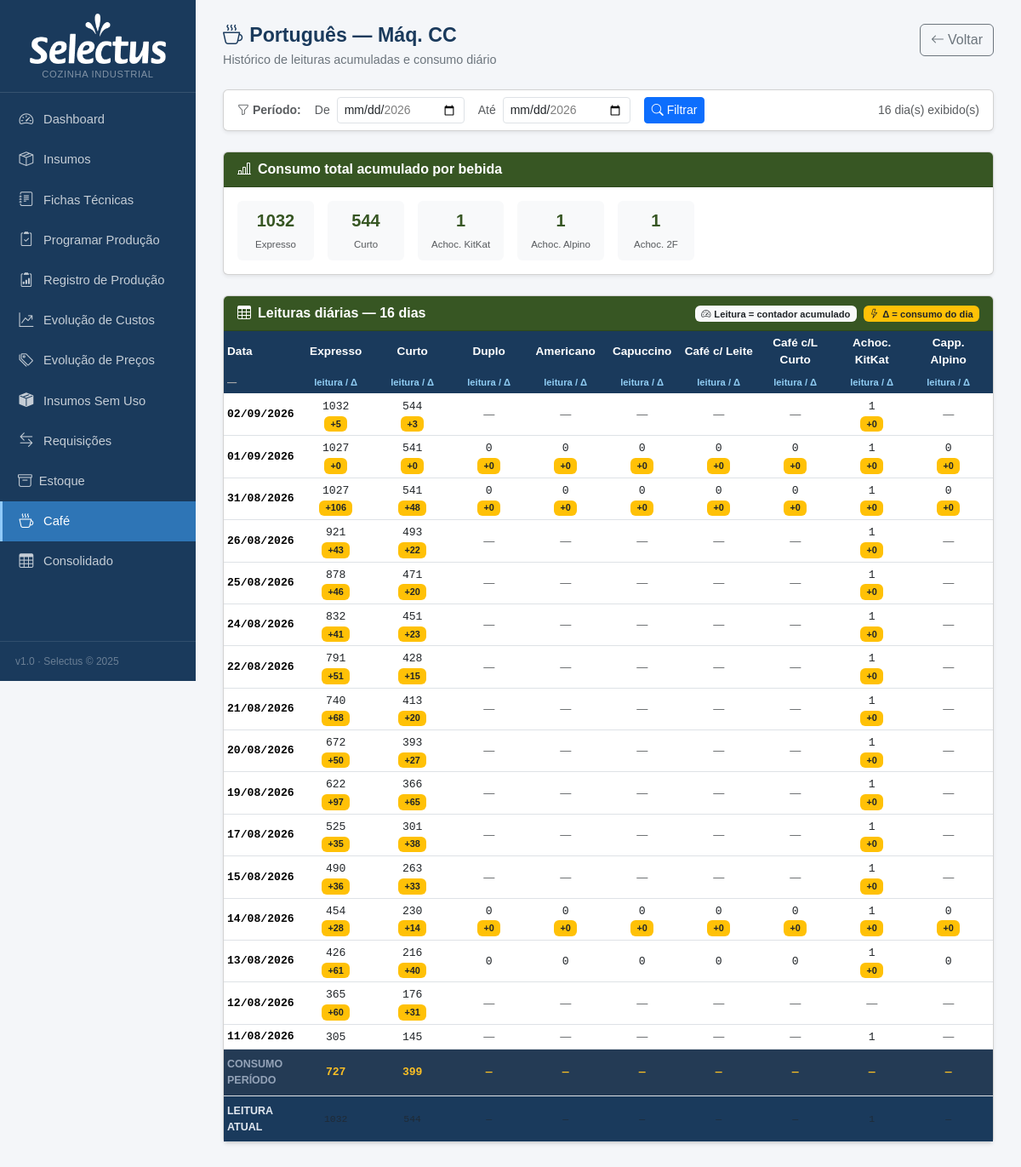
The page /cafe/maquina/3 on the database as committed earlier.
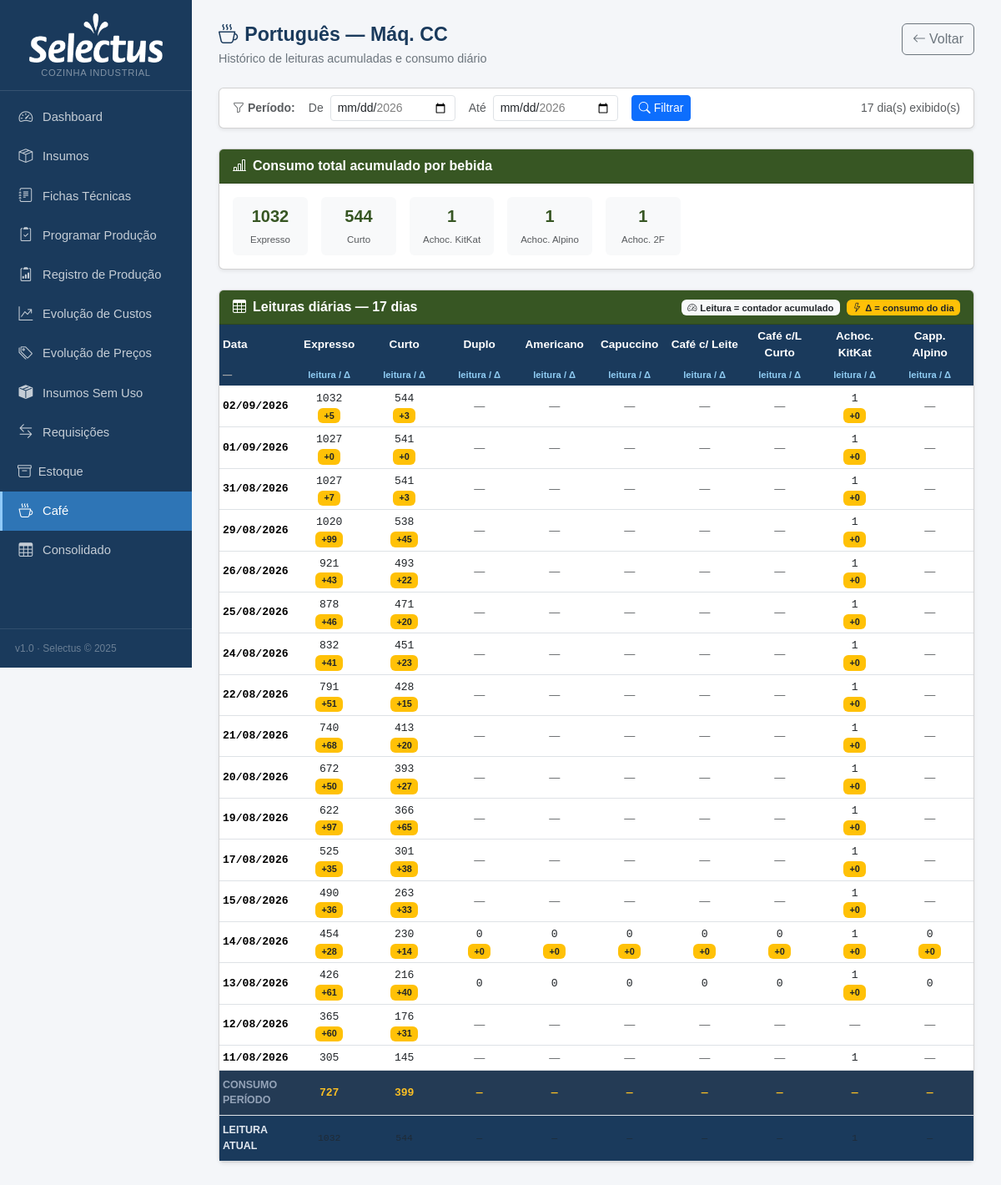
The same page on the database as committed later.
### tables this page shows
CREATE TABLE cafe_maquinas (
    id INTEGER PRIMARY KEY,
    pdv TEXT NOT NULL,
    maquina TEXT NOT NULL,
    nome TEXT NOT NULL,
    tipo TEXT NOT NULL DEFAULT 'nestle'
);

CREATE TABLE cafe_leituras (
    id INTEGER PRIMARY KEY AUTOINCREMENT,
    maquina_id INTEGER NOT NULL REFERENCES cafe_maquinas(id),
    data TEXT NOT NULL,
    expresso INTEGER, curto INTEGER, duplo INTEGER, americano INTEGER,
    capuccino INTEGER, cafe_leite INTEGER, cafe_leite_curto INTEGER,
    achoc_kitkat INTEGER, capp_alpino INTEGER, achoc_alpino INTEGER,
    mocaccino_2f INTEGER, achoc_2f INTEGER,
    bbc_cafe_longo INTEGER, bbc_cafe_curto INTEGER, bbc_cafe_pingado INTEGER,
    bbc_capuccino INTEGER, bbc_mocaccino INTEGER, bbc_chocolate INTEGER,
    bbc_choc_leite INTEGER, bbc_leite INTEGER, bbc_chap_canela INTEGER,
    total_dia INTEGER,
    UNIQUE(maquina_id, data)
);

### app.py (the view)
@app.route('/cafe/maquina/<int:mid>')
def cafe_maquina(mid):
    db = get_db()
    maquina = db.execute('SELECT * FROM cafe_maquinas WHERE id=?', (mid,)).fetchone()
    if not maquina:
        db.close(); return redirect(url_for('cafe_lista'))
    filtro_de  = request.args.get('de', '')
    filtro_ate = request.args.get('ate', '')
    all_rows = db.execute(
        'SELECT * FROM cafe_leituras WHERE maquina_id=? ORDER BY data ASC', (mid,)
    ).fetchall()
    bebidas = BBC_BEBIDAS if maquina['tipo'] == 'bbc' else NESTLE_BEBIDAS
    dias_todos = []
    prev = {col: None for col, _ in bebidas}
    for r in all_rows:
        deltas = {}
        for col, label in bebidas:
            v = r[col]
            p = prev[col]
            if v is not None and p is not None:
                d = v - p
                deltas[col] = d if d >= 0 else None
            else:
                deltas[col] = None
            if v is not None:
                prev[col] = v
        dias_todos.append({'row': r, 'deltas': deltas})
    dias = [d for d in dias_todos
            if (not filtro_de  or d['row']['data'] >= filtro_de)
            and (not filtro_ate or d['row']['data'] <= filtro_ate)]
    data_min = all_rows[0]['data'] if all_rows else ''
    data_max = all_rows[-1]['data'] if all_rows else ''
    db.close()
    return render_template('cafe_maquina.html', maquina=maquina, dias=dias,
                           bebidas=bebidas,
                           filtro_de=filtro_de, filtro_ate=filtro_ate,
                           data_min=data_min, data_max=data_max)

### app.py (called while the page is built)
def get_db():
    c = sqlite3.connect(DB)
    c.row_factory = sqlite3.Row
    c.execute("PRAGMA foreign_keys = ON")
    return c

def count_alertas():
    try:
        db = get_db()
        n = db.execute('''SELECT COUNT(*) FROM insumos
                          WHERE estoque_minimo > 0 AND COALESCE(estoque_atual,0) < estoque_minimo''').fetchone()[0]
        db.close()
        return n
    except:
        return 0

@app.context_processor
def inject_alertas():
    return dict(n_alertas=count_alertas())

### templates/cafe_maquina.html (shortened to what this page needs)
{% extends "base.html" %}
{% block content %}
<div class="page-header d-flex justify-content-between align-items-start flex-wrap gap-2">
  <div>
    <h1><i class="bi bi-cup-hot me-2"></i>{{ maquina.nome }}</h1>
    <p class="mb-0">Histórico de leituras acumuladas e consumo diário</p>
  </div>
  <a href="{{ url_for('cafe_lista') }}" class="btn btn-outline-secondary">
    <i class="bi bi-arrow-left me-1"></i>Voltar
  </a>
</div>
<form method="get" class="card shadow-sm mb-4 mt-3">
  <div class="card-body py-2 d-flex align-items-center gap-3 flex-wrap">
    <span class="fw-semibold text-muted small"><i class="bi bi-funnel me-1"></i>Período:</span>
    <div class="d-flex align-items-center gap-2">
      <label class="small text-muted mb-0">De</label>
      <input type="date" name="de" class="form-control form-control-sm" style="width:150px"
             value="{{ filtro_de }}" min="{{ data_min }}" max="{{ data_max }}">
    </div>
    <div class="d-flex align-items-center gap-2">
      <label class="small text-muted mb-0">Até</label>
      <input type="date" name="ate" class="form-control form-control-sm" style="width:150px"
             value="{{ filtro_ate }}" min="{{ data_min }}" max="{{ data_max }}">
    </div>
    <button type="submit" class="btn btn-sm btn-primary">
      <i class="bi bi-search me-1"></i>Filtrar
    </button>
    {% if dias %}
    <span class="ms-auto text-muted small">{{ dias|length }} dia(s) exibido(s)</span>
    {% endif %}
  </div>
</form>
{% if not dias %}
<div class="alert alert-info">Nenhuma leitura no período selecionado.</div>
{% else %}
{% set pdv_colors = {'Amaro': '#1a3a5c', 'Portugues': '#375623', 'Izabel': '#5a1a3a'} %}
{% set cor = pdv_colors.get(maquina.pdv, '#333') %}
<div class="card shadow-sm mb-4">
  <div class="card-header py-2" style="background:{{ cor }}">
    <span class="text-white fw-semibold"><i class="bi bi-bar-chart-line me-2"></i>Consumo total acumulado por bebida</span>
  </div>
  <div class="card-body p-0">
    <div class="d-flex flex-wrap gap-3 p-3">
      {% set ultima = dias[-1].row %}
      {% for col, label in bebidas %}
        {% set v = ultima[col] %}
        {% if v %}
        <div class="text-center px-3 py-2 rounded" style="background:#f8f9fa;min-width:90px">
          <div class="fw-bold fs-5" style="color:{{ cor }}">{{ v|int }}</div>
          <small class="text-muted" style="font-size:.72rem">{{ label }}</small>
        </div>
        {% endif %}
      {% endfor %}
    </div>
  </div>
</div>
<div class="card shadow-sm">
  <div class="card-header py-2 d-flex justify-content-between align-items-center" style="background:{{ cor }}">
    <span class="text-white fw-semibold"><i class="bi bi-table me-2"></i>Leituras diárias — {{ dias|length }} dias</span>
    <div class="d-flex gap-2">
      <span class="badge bg-light text-dark" style="font-size:.7rem"><i class="bi bi-speedometer2 me-1"></i>Leitura = contador acumulado</span>
      <span class="badge bg-warning text-dark" style="font-size:.7rem"><i class="bi bi-lightning me-1"></i>Δ = consumo do dia</span>
    </div>
  </div>
  <div class="card-body p-0" style="overflow-x:auto">
    <table class="table table-sm table-hover mb-0 align-middle" style="font-size:.82rem;min-width:900px">
      <thead style="background:{{ cor }};position:sticky;top:0">
        <tr>
          <th style="color:#fff;min-width:80px">Data</th>
          {% for col, label in bebidas %}
          <th class="text-center" style="color:#fff;min-width:90px">{{ label }}</th>
          {% endfor %}
        </tr>
        <tr style="background:rgba(0,0,0,.25)">
          <th style="color:#aaa;font-size:.7rem">—</th>
          {% for col, label in bebidas %}
          <th class="text-center" style="color:#90cdf4;font-size:.7rem">leitura / Δ</th>
          {% endfor %}
        </tr>
      </thead>
      <tbody>
        {% for d in dias|reverse %}
        {% set r = d.row %}
        {% set dt = r.data %}
        <tr>
          <td class="fw-semibold font-monospace" style="white-space:nowrap">
            {{ dt[8:10] }}/{{ dt[5:7] }}/{{ dt[0:4] }}
          </td>
          {% for col, label in bebidas %}
          {% set leitura = r[col] %}
          {% set delta = d.deltas[col] %}
          <td class="text-center">
            {% if leitura is not none %}
              <span class="font-monospace text-dark">{{ leitura|int }}</span>
              {% if delta is not none %}
                <br><span class="badge bg-warning text-dark" style="font-size:.68rem">+{{ delta|int }}</span>
              {% endif %}
            {% else %}
              <span class="text-muted">—</span>
            {% endif %}
          </td>
          {% endfor %}
          {% set ns = namespace(total=0) %}
          {% for col, label in bebidas %}
            {% if d.deltas[col] %}{% set ns.total = ns.total + d.deltas[col] %}{% endif %}
          {% endfor %}
        </tr>
        {% endfor %}
      </tbody>
      <tfoot>
        <tr>
          <td class="fw-bold py-2 pe-2" style="background:#243b55;color:#94a3b8;font-size:.78rem">CONSUMO PERÍODO</td>
          {% for col, label in bebidas %}
          {% set soma = namespace(v=0) %}
          {% for d in dias %}{% if d.deltas[col] %}{% set soma.v = soma.v + d.deltas[col] %}{% endif %}{% endfor %}
          <td class="text-center fw-bold font-monospace py-2" style="background:#243b55;color:#fbbf24">
            {{ soma.v if soma.v > 0 else '—' }}
          </td>
          {% endfor %}
          {% set soma_total = namespace(v=0) %}
          {% for d in dias %}
            {% set ns2 = namespace(t=0) %}
            {% for col, label in bebidas %}{% if d.deltas[col] %}{% set ns2.t = ns2.t + d.deltas[col] %}{% endif %}{% endfor %}
            {% set soma_total.v = soma_total.v + ns2.t %}
          {% endfor %}
        </tr>
        <tr>
          <td class="fw-bold py-2 pe-2" style="background:#1a3a5c;color:#e2e8f0;font-size:.78rem">LEITURA ATUAL</td>
          {% set ultima = dias[-1].row %}
          {% for col, label in bebidas %}
          <td class="text-center font-monospace py-2 text-muted small" style="background:#1a3a5c">
          </td>
          {% endfor %}
        </tr>
      </tfoot>
    </table>
  </div>
</div>
{% endif %}
{% endblock %}

### templates/base.html (shortened to what this page needs)
<!DOCTYPE html>
<html lang="pt-BR">
<head>
  <link href="https://cdn.jsdelivr.net/npm/bootstrap@5.3.3/dist/css/bootstrap.min.css" rel="stylesheet">
  <link href="https://cdn.jsdelivr.net/npm/bootstrap-icons@1.11.3/font/bootstrap-icons.min.css" rel="stylesheet">
</head>
<body>
<div id="sidebar">
  <div class="brand text-center" style="padding:16px 12px 12px">
    <img src="{{ url_for('static', filename='logo.png') }}" alt="Mercado Selectus"
         style="max-width:160px;width:100%;filter:brightness(0) invert(1)">
    <span style="font-size:.7rem;color:rgba(255,255,255,.45);display:block;margin-top:4px;letter-spacing:.06em;text-transform:uppercase">Cozinha Industrial</span>
  </div>
  <nav class="mt-2">
    <a href="{{ url_for('index') }}" class="{{ 'active' if request.endpoint == 'index' }}">
      <i class="bi bi-speedometer2"></i> Dashboard
    </a>
    <a href="{{ url_for('insumos_lista') }}" class="{{ 'active' if 'insumo' in request.endpoint }}">
      <i class="bi bi-box-seam"></i> Insumos
    </a>
    <a href="{{ url_for('fichas_lista') }}" class="{{ 'active' if 'ficha' in request.endpoint }}">
      <i class="bi bi-journal-text"></i> Fichas Técnicas
    </a>
    <a href="{{ url_for('producao') }}" class="{{ 'active' if request.endpoint == 'producao' }}">
      <i class="bi bi-clipboard2-check"></i> Programar Produção
    </a>
    <a href="{{ url_for('registro_lista') }}" class="{{ 'active' if 'registro' in request.endpoint }}">
      <i class="bi bi-clipboard2-data"></i> Registro de Produção
    </a>
    <a href="{{ url_for('fichas_evolucao_custos') }}" class="{{ 'active' if request.endpoint == 'fichas_evolucao_custos' }}">
      <i class="bi bi-graph-up-arrow"></i> Evolução de Custos
    </a>
    <a href="{{ url_for('insumos_evolucao_precos') }}" class="{{ 'active' if request.endpoint == 'insumos_evolucao_precos' }}">
      <i class="bi bi-tags"></i> Evolução de Preços
    </a>
    <a href="{{ url_for('insumos_sem_uso') }}" class="{{ 'active' if request.endpoint == 'insumos_sem_uso' }}">
      <i class="bi bi-box-seam-fill"></i> Insumos Sem Uso
    </a>
    <a href="{{ url_for('requisicoes_lista') }}" class="{{ 'active' if 'requisicao' in request.endpoint }}">
      <i class="bi bi-arrow-left-right"></i> Requisições
    </a>
    <a href="{{ url_for('alertas') }}" class="{{ 'active' if request.endpoint == 'alertas' }}" style="justify-content:space-between">
      <span><i class="bi bi-archive me-2"></i>Estoque</span>
    </a>
    <a href="{{ url_for('cafe_lista') }}" class="{{ 'active' if 'cafe' in request.endpoint }}">
      <i class="bi bi-cup-hot"></i> Café
    </a>
    <a href="{{ url_for('consolidado') }}" class="{{ 'active' if 'consolidado' in request.endpoint }}">
      <i class="bi bi-table"></i> Consolidado
    </a>
  </nav>
  <div class="sidebar-footer">v1.0 · Selectus &copy; 2025</div>
</div>
<div id="main">
  {% block content %}{% endblock %}
</div>
</body>
</html>

### templates/base.html (style rules this page uses)
:root { --sidebar-bg: #1a3a5c; --sidebar-hover: #264f7a; --sidebar-active: #2e75b6; --accent: #2e75b6; }
body { background: #f4f6f9; font-family: Arial, sans-serif; }
#sidebar { width: 230px; min-height: 100vh; background: var(--sidebar-bg); position: fixed; top: 0; left: 0; z-index: 100; display: flex; flex-direction: column; }
#sidebar .brand { padding: 20px 16px 16px; border-bottom: 1px solid rgba(255,255,255,.12); }
#sidebar .brand span { font-size: .72rem; color: rgba(255,255,255,.5); letter-spacing:.06em; text-transform:uppercase; display:block; }
#sidebar nav a { display: flex; align-items: center; gap: 10px; color: rgba(255,255,255,.75); text-decoration: none; padding: 11px 18px; font-size: .92rem; border-left: 3px solid transparent; transition: background .15s, color .15s; }
#sidebar nav a.active { background: var(--sidebar-active); color: #fff; border-left-color: #90caf9; }
#sidebar nav a i { font-size: 1.05rem; width: 20px; text-align:center; }
#sidebar .sidebar-footer { margin-top: auto; padding: 14px 18px; font-size: .75rem; color: rgba(255,255,255,.35); border-top: 1px solid rgba(255,255,255,.1); }
#main { margin-left: 230px; padding: 28px 32px; min-height: 100vh; }
.page-header { margin-bottom: 24px; }
.page-header h1 { font-size: 1.45rem; font-weight: 700; color: #1a3a5c; margin: 0; }
.page-header p { color: #6c757d; margin: 4px 0 0; font-size: .9rem; }
.table thead th { background: #1a3a5c; color: #fff; border: none; font-size: .85rem; font-weight: 600; }
.table td, .table th { vertical-align: middle; }

Rows that differ between the two databases and show on the page:
added cafe_leituras: data "29", data "08", data "2026", bebidas "1020" "538"
Other text that changed with them:
{{ dias|length }}: "16" → "17"
list line gone: "0 + 0 0 + 0 0 + 0 0 + 0 0 + 0 0 + 0"
list line gone: "1027 541"
new list line: "1027 541"
list line gone: "+ 106 + 48 0 + 0 0 + 0 0 + 0 0 + 0 0 + 0 0 + 0"
new list line: "+ 7 + 3 — — — — — —"
new list line: "/ / + 99 + 45 — — — — — 1 + 0 —"
